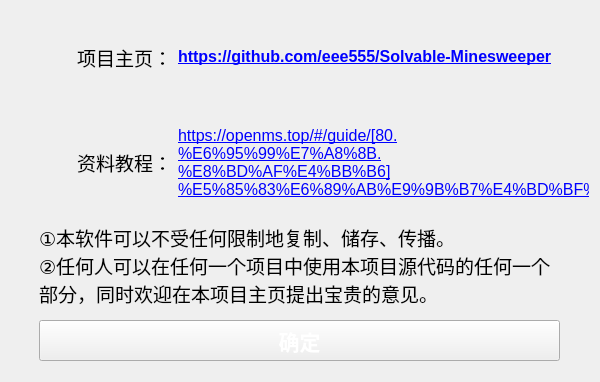
<?xml version="1.0" encoding="UTF-8"?>
<ui version="4.0">
 <class>Form</class>
 <widget class="QWidget" name="Form">
  <property name="geometry">
   <rect>
    <x>0</x>
    <y>0</y>
    <width>600</width>
    <height>382</height>
   </rect>
  </property>
  <property name="minimumSize">
   <size>
    <width>600</width>
    <height>382</height>
   </size>
  </property>
  <property name="maximumSize">
   <size>
    <width>600</width>
    <height>580</height>
   </size>
  </property>
  <property name="sizeIncrement">
   <size>
    <width>0</width>
    <height>0</height>
   </size>
  </property>
  <property name="windowTitle">
   <string notr="true"/>
  </property>
  <property name="windowOpacity">
   <double>10.000000000000000</double>
  </property>
  <layout class="QVBoxLayout" name="verticalLayout">
   <item>
    <layout class="QHBoxLayout" name="horizontalLayout_3" stretch="0,0,5">
     <property name="sizeConstraint">
      <enum>QLayout::SetDefaultConstraint</enum>
     </property>
     <property name="leftMargin">
      <number>9</number>
     </property>
     <property name="bottomMargin">
      <number>5</number>
     </property>
     <item>
      <widget class="QLabel" name="label_6">
       <property name="minimumSize">
        <size>
         <width>51</width>
         <height>51</height>
        </size>
       </property>
       <property name="maximumSize">
        <size>
         <width>51</width>
         <height>51</height>
        </size>
       </property>
       <property name="styleSheet">
        <string notr="true">border-image: url(media/github.svg);</string>
       </property>
       <property name="text">
        <string/>
       </property>
      </widget>
     </item>
     <item>
      <widget class="QLabel" name="label_race_label_2">
       <property name="font">
        <font>
         <family>微软雅黑</family>
         <pointsize>14</pointsize>
        </font>
       </property>
       <property name="text">
        <string>项目主页：</string>
       </property>
       <property name="scaledContents">
        <bool>false</bool>
       </property>
       <property name="wordWrap">
        <bool>false</bool>
       </property>
      </widget>
     </item>
     <item>
      <widget class="QLabel" name="label_2">
       <property name="font">
        <font>
         <pointsize>12</pointsize>
        </font>
       </property>
       <property name="cursor">
        <cursorShape>PointingHandCursor</cursorShape>
       </property>
       <property name="mouseTracking">
        <bool>true</bool>
       </property>
       <property name="toolTip">
        <string notr="true"/>
       </property>
       <property name="statusTip">
        <string notr="true"/>
       </property>
       <property name="whatsThis">
        <string notr="true"/>
       </property>
       <property name="accessibleName">
        <string notr="true"/>
       </property>
       <property name="accessibleDescription">
        <string notr="true"/>
       </property>
       <property name="text">
        <string notr="true">&lt;html&gt;&lt;head/&gt;&lt;body&gt;&lt;p&gt;&lt;a href=&quot;https://github.com/eee555/Solvable-Minesweeper&quot;&gt;&lt;span style=&quot; font-size:12pt; font-weight:600; text-decoration: underline; color:#0000ff;&quot;&gt;https://github.com/eee555/Solvable-Minesweeper&lt;/span&gt;&lt;/a&gt;&lt;/p&gt;&lt;/body&gt;&lt;/html&gt;</string>
       </property>
       <property name="textFormat">
        <enum>Qt::RichText</enum>
       </property>
       <property name="wordWrap">
        <bool>true</bool>
       </property>
       <property name="openExternalLinks">
        <bool>true</bool>
       </property>
      </widget>
     </item>
    </layout>
   </item>
   <item>
    <layout class="QHBoxLayout" name="horizontalLayout" stretch="0,0,5">
     <property name="leftMargin">
      <number>9</number>
     </property>
     <item>
      <widget class="QLabel" name="label_7">
       <property name="minimumSize">
        <size>
         <width>51</width>
         <height>51</height>
        </size>
       </property>
       <property name="maximumSize">
        <size>
         <width>51</width>
         <height>51</height>
        </size>
       </property>
       <property name="mouseTracking">
        <bool>false</bool>
       </property>
       <property name="styleSheet">
        <string notr="true">border-image: url(media/message.svg);</string>
       </property>
       <property name="text">
        <string/>
       </property>
      </widget>
     </item>
     <item>
      <widget class="QLabel" name="label_race_label">
       <property name="font">
        <font>
         <family>微软雅黑</family>
         <pointsize>14</pointsize>
        </font>
       </property>
       <property name="text">
        <string>资料教程：</string>
       </property>
       <property name="scaledContents">
        <bool>false</bool>
       </property>
       <property name="wordWrap">
        <bool>false</bool>
       </property>
      </widget>
     </item>
     <item>
      <widget class="QLabel" name="label_4">
       <property name="font">
        <font>
         <pointsize>12</pointsize>
        </font>
       </property>
       <property name="cursor">
        <cursorShape>PointingHandCursor</cursorShape>
       </property>
       <property name="mouseTracking">
        <bool>true</bool>
       </property>
       <property name="toolTip">
        <string notr="true"/>
       </property>
       <property name="statusTip">
        <string notr="true"/>
       </property>
       <property name="whatsThis">
        <string notr="true"/>
       </property>
       <property name="accessibleName">
        <string notr="true"/>
       </property>
       <property name="accessibleDescription">
        <string notr="true"/>
       </property>
       <property name="layoutDirection">
        <enum>Qt::LeftToRight</enum>
       </property>
       <property name="text">
        <string notr="true">&lt;html&gt;&lt;head/&gt;&lt;body&gt;&lt;p&gt;&lt;a href=&quot;https://fff666.top/#/guide/[80.%E6%95%99%E7%A8%8B.%E8%BD%AF%E4%BB%B6]%E5%85%83%E6%89%AB%E9%9B%B7%E4%BD%BF%E7%94%A8%E6%95%99%E7%A8%8B&quot;&gt;&lt;span style=&quot; text-decoration: underline; color:#0000ff;&quot;&gt;https://openms.top/#/guide/[80.%E6%95%99%E7%A8%8B.%E8%BD%AF%E4%BB%B6]%E5%85%83%E6%89%AB%E9%9B%B7%E4%BD%BF%E7%94%A8%E6%95%99%E7%A8%8B&lt;/span&gt;&lt;/a&gt;&lt;/p&gt;&lt;/body&gt;&lt;/html&gt;</string>
       </property>
       <property name="textFormat">
        <enum>Qt::RichText</enum>
       </property>
       <property name="wordWrap">
        <bool>true</bool>
       </property>
       <property name="openExternalLinks">
        <bool>true</bool>
       </property>
      </widget>
     </item>
    </layout>
   </item>
   <item>
    <layout class="QHBoxLayout" name="horizontalLayout_2">
     <item>
      <spacer name="horizontalSpacer_2">
       <property name="orientation">
        <enum>Qt::Horizontal</enum>
       </property>
       <property name="sizeHint" stdset="0">
        <size>
         <width>40</width>
         <height>20</height>
        </size>
       </property>
      </spacer>
     </item>
     <item>
      <widget class="QLabel" name="label_race_label_3">
       <property name="minimumSize">
        <size>
         <width>521</width>
         <height>0</height>
        </size>
       </property>
       <property name="maximumSize">
        <size>
         <width>521</width>
         <height>16777215</height>
        </size>
       </property>
       <property name="font">
        <font>
         <family>微软雅黑</family>
         <pointsize>14</pointsize>
        </font>
       </property>
       <property name="text">
        <string>①本软件可以不受任何限制地复制、储存、传播。
②任何人可以在任何一个项目中使用本项目源代码的任何一个部分，同时欢迎在本项目主页提出宝贵的意见。</string>
       </property>
       <property name="scaledContents">
        <bool>false</bool>
       </property>
       <property name="wordWrap">
        <bool>true</bool>
       </property>
      </widget>
     </item>
     <item>
      <spacer name="horizontalSpacer">
       <property name="orientation">
        <enum>Qt::Horizontal</enum>
       </property>
       <property name="sizeHint" stdset="0">
        <size>
         <width>40</width>
         <height>20</height>
        </size>
       </property>
      </spacer>
     </item>
    </layout>
   </item>
   <item>
    <layout class="QHBoxLayout" name="horizontalLayout_4">
     <property name="bottomMargin">
      <number>10</number>
     </property>
     <item>
      <spacer name="horizontalSpacer_4">
       <property name="orientation">
        <enum>Qt::Horizontal</enum>
       </property>
       <property name="sizeHint" stdset="0">
        <size>
         <width>40</width>
         <height>20</height>
        </size>
       </property>
      </spacer>
     </item>
     <item>
      <widget class="QPushButton" name="pushButton">
       <property name="minimumSize">
        <size>
         <width>521</width>
         <height>41</height>
        </size>
       </property>
       <property name="maximumSize">
        <size>
         <width>521</width>
         <height>41</height>
        </size>
       </property>
       <property name="font">
        <font>
         <family>黑体</family>
         <pointsize>16</pointsize>
         <weight>75</weight>
         <italic>false</italic>
         <bold>true</bold>
        </font>
       </property>
       <property name="mouseTracking">
        <bool>false</bool>
       </property>
       <property name="focusPolicy">
        <enum>Qt::NoFocus</enum>
       </property>
       <property name="layoutDirection">
        <enum>Qt::RightToLeft</enum>
       </property>
       <property name="styleSheet">
        <string notr="true">border-image: url(media/button.png);
font: 16pt &quot;黑体&quot;;
color:white;font: bold;</string>
       </property>
       <property name="text">
        <string>确定</string>
       </property>
       <property name="shortcut">
        <string notr="true">Space</string>
       </property>
       <property name="autoDefault">
        <bool>false</bool>
       </property>
       <property name="flat">
        <bool>false</bool>
       </property>
      </widget>
     </item>
     <item>
      <spacer name="horizontalSpacer_3">
       <property name="orientation">
        <enum>Qt::Horizontal</enum>
       </property>
       <property name="sizeHint" stdset="0">
        <size>
         <width>40</width>
         <height>20</height>
        </size>
       </property>
      </spacer>
     </item>
    </layout>
   </item>
  </layout>
 </widget>
 <resources/>
 <connections>
  <connection>
   <sender>pushButton</sender>
   <signal>clicked()</signal>
   <receiver>Form</receiver>
   <slot>close()</slot>
   <hints>
    <hint type="sourcelabel">
     <x>400</x>
     <y>347</y>
    </hint>
    <hint type="destinationlabel">
     <x>492</x>
     <y>345</y>
    </hint>
   </hints>
  </connection>
 </connections>
</ui>
